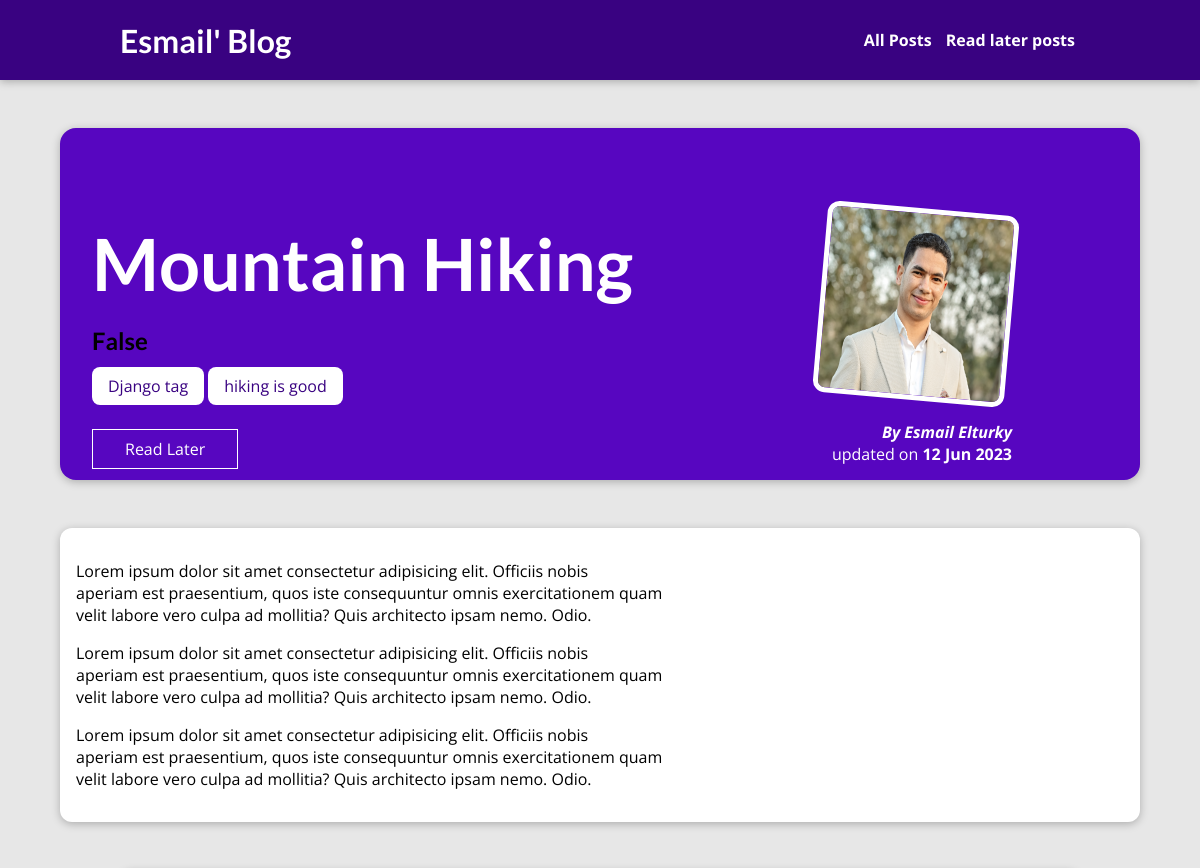
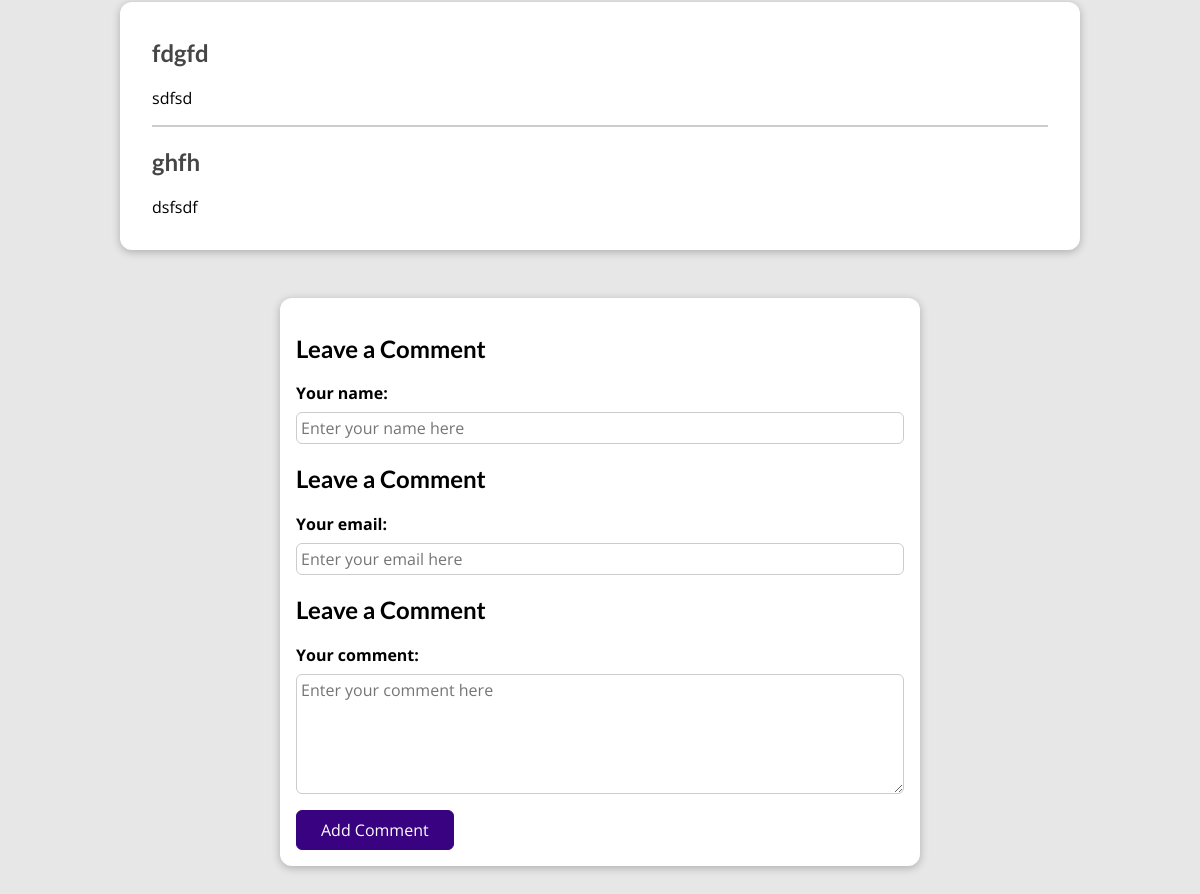
The app's page /posts/mountain-hiking with its own data (2 pictures, top to bottom).
### blog/models.py (models this page shows, shortened)
class Post(models.Model):
    title = models.CharField(max_length=100)
    excerpt = models.CharField(max_length=100)
    image = models.ImageField(upload_to='posts', null=True)
    date = models.DateField(auto_now=True)
    slug = models.SlugField(unique=True, blank=True, null=True)
    content = models.TextField(validators=[MinLengthValidator(10)])
    author = models.ForeignKey(Author, on_delete=models.SET_NULL, null=True, related_name='posts')
    tags = models.ManyToManyField('Tag', related_name='posts')

class Tag(models.Model):
    caption = models.CharField(max_length=20)

class Author(models.Model):
    first_name = models.CharField(max_length=100)
    last_name = models.CharField(max_length=100)
    email_address = models.EmailField()
    def __str__(self):
        return f"{self.first_name} {self.last_name}"

class Comment(models.Model):
    user_name = models.CharField(max_length=100)
    user_email = models.EmailField()
    text = models.TextField(max_length=200)
    post = models.ForeignKey(Post, on_delete=models.CASCADE, related_name='comments')

### blog/views.py (the view, shortened to what this page needs)
# urls.py: path("posts/<slug:slug>", views.SinglePostView.as_view(), name='post_detail_page'),
class SinglePostView(View):
    def get(self, request, slug):
        identified_post = get_object_or_404(Post, slug=slug)
        comment_form = CommentForm()
        comments = identified_post.comments.all().order_by('-id')
        context = {'post': identified_post, 'post_tags': identified_post.tags.all(), 'comment_form': comment_form,
                   'comments': comments}
        if self.request.session.get('saved_posts', []) is not None:
            context["has_read_later_posts"] = str(identified_post.id) in self.request.session.get('saved_posts', [])
        else:
            context["has_read_later_posts"] = True
        return render(request, 'blog/post-detail.html',
                      context)

### blog/forms.py
class CommentForm(ModelForm):
    class Meta:
        model = Comment
        fields = ['user_name', 'user_email', 'text']
    def __init__(self, *args, **kwargs):
        super().__init__(*args, **kwargs)
        self.fields['user_name'].label = "Your name:"
        self.fields['user_email'].label = "Your email:"
        self.fields['text'].label = "Your comment:"
        self.fields['user_name'].widget.attrs.update(
            {'class': 'form-control mb-3', 'placeholder': 'Enter your name here'})
        self.fields['user_email'].widget.attrs.update(
            {'class': 'form-control mb-3', 'placeholder': 'Enter your email here'})
        self.fields['text'].widget.attrs.update(
            {'class': 'form-control mb-3', 'placeholder': 'Enter your comment here', 'rows': 5})

### blog/templates/blog/post-detail.html (shortened to what this page needs)
{% extends "base.html" %}
{% load static %}
{% block styles %}
    <link rel="stylesheet" href="{% static 'blog/post-detail.css' %}">
{% endblock %}
{% block content %}
    <section id="summary">
    <h2>{{ post.title}}</h2>
            <h1>{{ has_read_later_posts }}</h1>
        <div>
            {% for tag in post_tags %}
                <span class="tag">{{ tag.caption }}</span>
            {% endfor %}
            {% if not has_read_later_posts %}
                <div id="read-later">
                    <form action="{% url 'read_later' %}" method="post" style="margin-top: 10px">
                        <button type="submit">Read Later</button>
                    </form>
                </div>
        {% endif %}
        </div>
        <article>
            <article>
                <img src="{{ post.image.url}}" alt="{{ post.title }}">
                <address>By <a href="">{{ post.author }}</a></address>
                <div>updated on <time>{{ post.date|date:"d M Y" }}</time></div>
            </article>
        </article>
    </section>
    <main>
    {{ post.content|linebreaks}}
   </main>
    <section id="comments">
    <ul>
        {% for comment in comments %}
            <li>
            <h2>{{ comment.user_name }}</h2>
            <p>{{ comment.text }}</p>
            </li>
        {% endfor %}
    </ul>
    </section>
        <form action="{% url 'post_detail_page' post.slug %}" method="post" id="comment-form">
            {% for form_field in comment_form %}
<div class="form-control">
<h2>Leave a Comment</h2>
                {{ form_field.label_tag }}
                {{ form_field }}
</div>
            {% endfor %}
        <button type="submit">Add Comment</button>
        </form>
{% endblock %}

### templates/base.html (shortened to what this page needs)
{% load static %}
<!DOCTYPE html>
<html lang="en">
<head>
    <link rel="stylesheet" href="{% static "app.css" %}">
    {% block styles %}{% endblock %}
</head>
<body>
    <header id="main-navigation">
    <h1><a href="{% url "starting_page" %}">Esmail' Blog </a></h1>
    <nav>
        <a href="{% url "posts_page" %}" style="margin: 5px">All Posts</a>
        <a href="{% url "read_later_posts" %}" style="margin: 5px">Read later posts</a>
    </nav>
    </header>
{% block content %}{% endblock %}
</body>
</html>

### static/app.css (style rules this page uses)
* { box-sizing: border-box; }
html { font-family: 'Open Sans', 'Lato', sans-serif; }
body { margin: 0; }
h1, h2, h3 { font-family: 'Lato', sans-serif; font-weight: bold; }
#main-navigation { width: 100%; height: 5rem; display: flex; justify-content: space-between; align-items: center; padding: 0 10%; position: absolute; top: 0; left: 0; }
#main-navigation a { text-decoration: none; color: white; font-weight: bold; }

### blog/static/blog/post-detail.css (style rules this page uses)
body { background-color: #e7e7e7; }
#main-navigation { background-color: #390281; box-shadow: 0 2px 8px rgba(0, 0, 0, 0.25); }
#summary { margin: 8rem auto 3rem auto; padding: 2rem; width: 90%; max-width: 90rem; border-radius: 16px; background-color: #5706c0; position: relative; box-shadow: 0 2px 8px rgba(0, 0, 0, 0.25); height: 22rem; }
#summary h2 { color: white; font-size: 4.5rem; margin-bottom: 0.25rem; }
#summary article { position: absolute; top: 2rem; right: 3rem; padding: 1rem 2rem; border-radius: 12px; text-align: right; color: white; }
#summary article img { width: 12rem; height: 12rem; border-radius: 12px; transform: rotateZ(5deg); border: 5px solid white; margin-bottom: 1rem; }
#summary address { font-weight: bold; }
#summary a { color: white; text-decoration: none; }
#summary time { font-weight: bold; }
#read-later { margin: 2rem 0; }
#read-later button { background-color: transparent; border: 1px solid white; padding: 0.5rem 2rem; font: inherit; color: white; cursor: pointer; }
main { width: 90%; max-width: 90rem; margin: 3rem auto; background-color: white; padding: 1rem; border-radius: 12px; box-shadow: 0 2px 8px rgba(0, 0, 0, 0.25); }
.tag { background-color: white; color: #390281; padding: 0.5rem 1rem; border-radius: 8px; }
#comment-form { margin: 3rem auto; width: 90%; max-width: 40rem; border-radius: 12px; background-color: white; box-shadow: 0 2px 8px rgba(0, 0, 0, 0.25); padding: 1rem; }
#comment-form button { font: inherit; background-color: #390281; color: white; border: 1px solid #390281; padding: 0.5rem 1.5rem; border-radius: 6px; cursor: pointer; }
.form-control { margin-bottom: 1rem; }
.form-control label { font-weight: bold; margin-bottom: 0.5rem; display: block; }
.form-control input, .form-control textarea { display: block; width: 100%; font: inherit; padding: 0.25rem; border-radius: 6px; border: 1px solid #ccc; }
#comments { margin: 3rem auto; width: 90%; max-width: 60rem; border-radius: 12px; background-color: white; box-shadow: 0 2px 8px rgba(0, 0, 0, 0.25); padding: 1rem 2rem; }
#comments ul { list-style: none; margin: 0; padding: 0; }
#comments li { margin-bottom: 1rem; border-bottom: 2px solid #ccc; }
#comments li:last-of-type { border-bottom: none; }
#comments h2 { color: #464646; }

### records on screen
Post: title "Mountain Hiking", image (picture), author "Esmail Elturky", date "12 Jun 2023", content "Lorem ipsum dolor sit amet consectetur adipisicing elit. Officiis nobis aperiam est praesentium, quos iste consequuntur omnis exercitationem quam velit labore vero culpa ad mollitia? Quis architecto ipsam nemo. Odio. Lorem ipsum dolor sit amet consectetur adipisicing elit. Officiis nobis aperiam est praesentium, quos iste consequuntur omnis exercitationem quam velit labore vero culpa ad mollitia? Quis architecto ipsam nemo. Odio. Lorem ipsum dolor sit amet consectetur adipisicing elit. Officiis nobis aperiam est praesentium, quos iste consequuntur omnis exercitationem quam velit labore vero culpa ad mollitia? Quis architecto ipsam nemo. Odio."
Tag: caption "Django tag"
Tag: caption "hiking is good"
Comment: user_name "fdgfd", text "sdfsd"
Comment: user_name "ghfh", text "dsfsdf"

### other values on screen
{{ has_read_later_posts }} "False"
